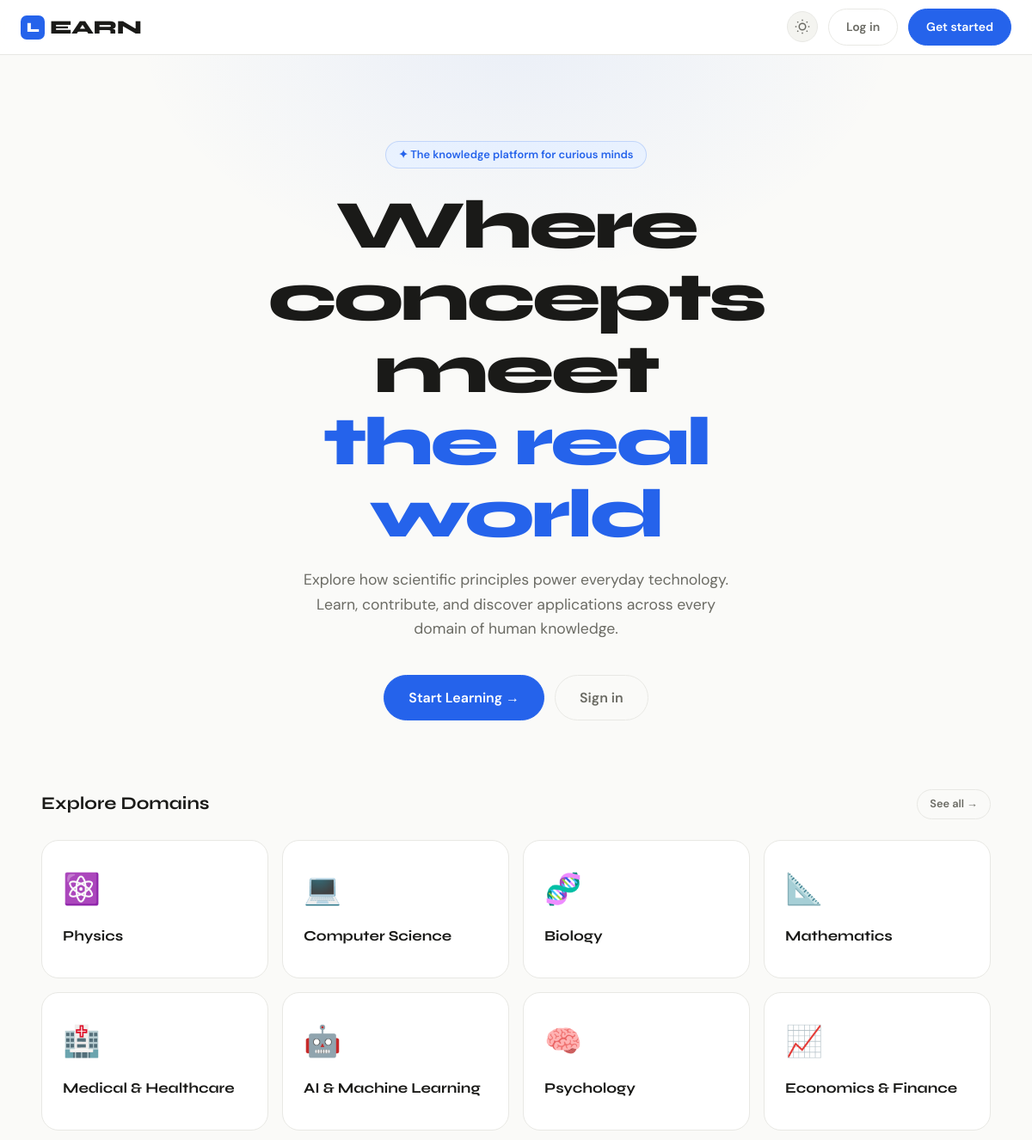
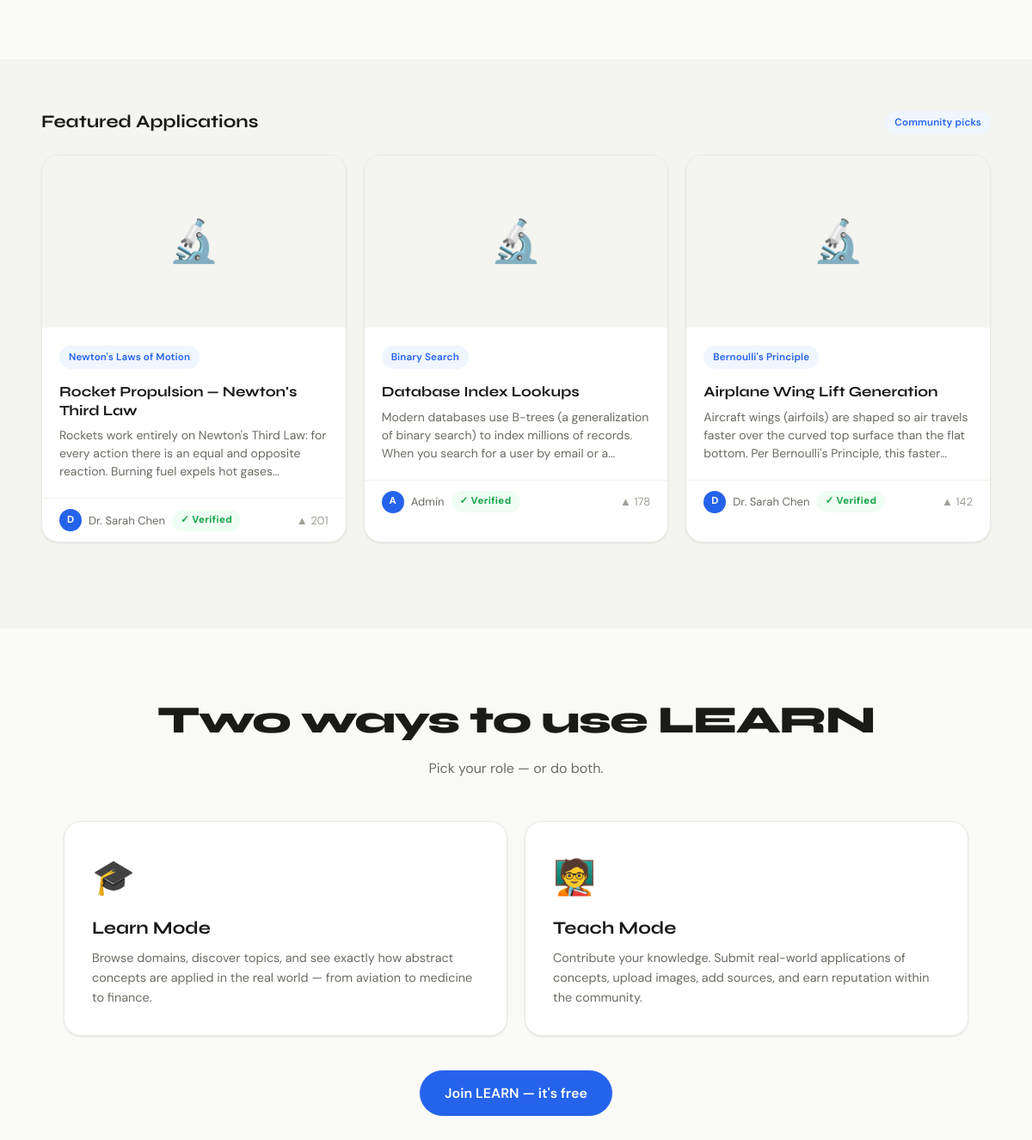
The page / on the database its author committed (2 pictures, top to bottom).
### models.py (models this page shows, shortened)
class Domain(db.Model):
    __tablename__ = 'domains'
    id = db.Column(db.Integer, primary_key=True)
    name = db.Column(db.String(100), unique=True, nullable=False)
    icon = db.Column(db.String(50), default='🔬')
    description = db.Column(db.String(300))
    topics = db.relationship('Topic', backref='domain', lazy=True)

class Application(db.Model):
    __tablename__ = 'applications'
    id = db.Column(db.Integer, primary_key=True)
    topic_id = db.Column(db.Integer, db.ForeignKey('topics.id'), nullable=False)
    user_id = db.Column(db.Integer, db.ForeignKey('users.id'), nullable=False)
    title = db.Column(db.String(200), nullable=False)
    description = db.Column(db.Text, nullable=False)
    application_domain = db.Column(db.String(100))
    image_path = db.Column(db.String(300))
    video_url = db.Column(db.String(500))
    tags = db.Column(db.String(300))
    reference = db.Column(db.String(500))
    vote_count = db.Column(db.Integer, default=0)
    created_at = db.Column(db.DateTime, default=datetime.utcnow)
    is_approved = db.Column(db.Boolean, default=True)
    comments = db.relationship('Comment', backref='application', lazy=True, cascade='all, delete-orphan')
    votes = db.relationship('Vote', backref='application', lazy=True, cascade='all, delete-orphan')
    reports = db.relationship('Report', backref='application', lazy=True, cascade='all, delete-orphan')

class Topic(db.Model):
    __tablename__ = 'topics'
    id = db.Column(db.Integer, primary_key=True)
    name = db.Column(db.String(150), nullable=False)
    domain_id = db.Column(db.Integer, db.ForeignKey('domains.id'), nullable=False)
    explanation = db.Column(db.Text)
    applications = db.relationship('Application', backref='topic', lazy=True)

class User(UserMixin, db.Model):
    __tablename__ = 'users'
    id = db.Column(db.Integer, primary_key=True)
    name = db.Column(db.String(100), nullable=False)
    email = db.Column(db.String(150), unique=True, nullable=False)
    password_hash = db.Column(db.String(256), nullable=False)
    role = db.Column(db.String(20), default='user')  # 'user', 'admin'
    reputation = db.Column(db.Integer, default=0)
    is_verified = db.Column(db.Boolean, default=False)
    mode = db.Column(db.String(10), default=None)  # 'learn' or 'teach'
    created_at = db.Column(db.DateTime, default=datetime.utcnow)
    applications = db.relationship('Application', backref='author', lazy=True)
    comments = db.relationship('Comment', backref='author', lazy=True)
    votes = db.relationship('Vote', backref='voter', lazy=True)
    reports = db.relationship('Report', backref='reporter', lazy=True)

### routes/main_routes.py (the view)
@main_bp.route('/')
def index():
    if current_user.is_authenticated:
        return redirect(url_for('main.mode_select'))
    featured = Application.query.order_by(Application.vote_count.desc()).limit(3).all()
    domains = Domain.query.all()
    return render_template('index.html', featured=featured, domains=domains)

### templates/index.html (shortened to what this page needs)
{% extends "base.html" %}
{% block content %}
<section class="hero">
  <div class="hero-eyebrow">✦ The knowledge platform for curious minds</div>
  <h1 class="hero-title fade-up">Where concepts meet<br><em>the real world</em></h1>
  <p class="hero-subtitle fade-up fade-up-1">Explore how scientific principles power everyday technology. Learn, contribute, and discover applications across every domain of human knowledge.</p>
  <div class="hero-cta fade-up fade-up-2">
    <a href="{{ url_for('auth.register') }}" class="btn btn-primary btn-lg">Start Learning →</a>
    <a href="{{ url_for('auth.login') }}" class="btn btn-ghost btn-lg">Sign in</a>
  </div>
</section>
<section style="padding: 0 24px 80px;">
  <div class="container-wide">
    <div class="section-header">
      <h2 class="section-title">Explore Domains</h2>
      <a href="{{ url_for('auth.register') }}" class="btn btn-ghost btn-sm">See all →</a>
    </div>
    <div class="grid-4">
      {% set preview_domains = [('Physics', '⚛️'), ('Computer Science', '💻'), ('Biology', '🧬'), ('Mathematics', '📐'), ('Medical & Healthcare', '🏥'), ('AI & Machine Learning', '🤖'), ('Psychology', '🧠'), ('Economics & Finance', '📈')] %}
      {% for name, icon in preview_domains %}
      <div class="domain-card" style="cursor:default;">
        <span class="domain-icon">{{ icon }}</span>
        <div class="domain-name">{{ name }}</div>
      </div>
      {% endfor %}
    </div>
  </div>
</section>
{% if featured %}
<section style="padding: 0 24px 100px; background: var(--bg-secondary); padding-top: 60px;">
  <div class="container-wide">
    <div class="section-header">
      <h2 class="section-title">Featured Applications</h2>
      <span class="tag tag-accent">Community picks</span>
    </div>
    <div class="grid-3">
      {% for app in featured %}
      <div class="card fade-up" style="animation-delay: {{ loop.index0 * 0.08 }}s">
        <div class="card-img">
          {% if app.image_path and not app.image_path.endswith('.svg') %}
            <img src="{{ url_for('static', filename='uploads/' + app.image_path) }}" alt="{{ app.title }}">
          {% else %}
            <span>🔬</span>
          {% endif %}
        </div>
        <div class="card-body">
          <div class="tag tag-accent mb-8">{{ app.topic.name }}</div>
          <h3 class="card-title mt-8">{{ app.title }}</h3>
          <p class="card-desc">{{ app.description }}</p>
        </div>
        <div class="card-footer">
          <div class="author-line">
            <div class="author-avatar">{{ app.author.name[0] }}</div>
            {{ app.author.name }}
            {% if app.author.is_verified %}<span class="badge badge-verified">✓ Verified</span>{% endif %}
          </div>
          <div style="display:flex;align-items:center;gap:6px;color:var(--text-muted);font-size:0.82rem;">
            ▲ {{ app.vote_count }}
          </div>
        </div>
      </div>
      {% endfor %}
    </div>
  </div>
</section>
{% endif %}
<section style="padding: 80px 24px;">
  <div class="container" style="text-align:center;">
    <h2 class="page-title mb-16">Two ways to use LEARN</h2>
    <p style="color:var(--text-secondary);margin-bottom:48px;">Pick your role — or do both.</p>
    <div style="display:grid;grid-template-columns:1fr 1fr;gap:20px;text-align:left;">
      <div class="card" style="padding:32px;">
        <div style="font-size:2.5rem;margin-bottom:16px;">🎓</div>
        <h3 style="font-family:var(--font-display);font-size:1.3rem;margin-bottom:10px;">Learn Mode</h3>
        <p style="color:var(--text-secondary);font-size:0.9rem;line-height:1.6;">Browse domains, discover topics, and see exactly how abstract concepts are applied in the real world — from aviation to medicine to finance.</p>
      </div>
      <div class="card" style="padding:32px;">
        <div style="font-size:2.5rem;margin-bottom:16px;">🧑‍🏫</div>
        <h3 style="font-family:var(--font-display);font-size:1.3rem;margin-bottom:10px;">Teach Mode</h3>
        <p style="color:var(--text-secondary);font-size:0.9rem;line-height:1.6;">Contribute your knowledge. Submit real-world applications of concepts, upload images, add sources, and earn reputation within the community.</p>
      </div>
    </div>
    <div style="margin-top:40px;">
      <a href="{{ url_for('auth.register') }}" class="btn btn-primary btn-lg">Join LEARN — it's free</a>
    </div>
  </div>
</section>
{% endblock %}

### rows shown on the page
Domain: icon "⚛️", name "Physics"
Domain: icon "💻", name "Computer Science"
Domain: icon "🧬", name "Biology"
Domain: icon "📐", name "Mathematics"
Domain: icon "🏥", name "Medical & Healthcare"
Domain: icon "🤖", name "AI & Machine Learning"
Domain: icon "🧠", name "Psychology"
Domain: icon "📈", name "Economics & Finance"
Application: topic.name "Newton's Laws of Motion", title "Rocket Propulsion — Newton's Third Law", description "Rockets work entirely on Newton's Third Law: for every action there is an equal and opposite reaction. Burning fuel expels hot…", author "D", author.name "Dr. Sarah Chen", vote_count "201"
Application: topic.name "Binary Search", title "Database Index Lookups", description "Modern databases use B-trees (a generalization of binary search) to index millions of records. When you search for a user by email or…", author "A", author.name "Admin", vote_count "178"
Application: topic.name "Bernoulli's Principle", title "Airplane Wing Lift Generation", description "Aircraft wings (airfoils) are shaped so air travels faster over the curved top surface than the flat bottom. Per Bernoulli's Principle, this…", author "D", author.name "Dr. Sarah Chen", vote_count "142"
